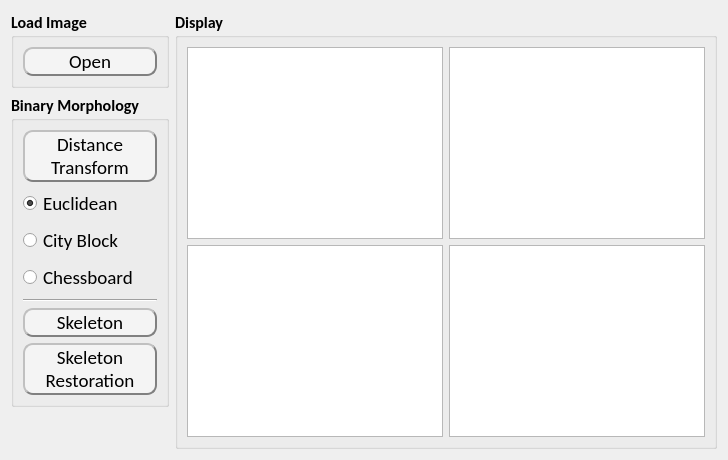
      <widget class="QWidget" name="Project_4">
       <attribute name="title">
        <string>Project 4</string>
       </attribute>
       <layout class="QHBoxLayout" name="horizontalLayout_12">
        <item>
         <layout class="QHBoxLayout" name="horizontalLayout_6" stretch="1,10">
          <item>
           <layout class="QVBoxLayout" name="verticalLayout_18" stretch="2,8,7">
            <item>
             <widget class="QGroupBox" name="LoadImageGroupBox_4">
              <property name="font">
               <font>
                <family>Calibri</family>
                <pointsize>12</pointsize>
                <weight>75</weight>
                <bold>true</bold>
               </font>
              </property>
              <property name="mouseTracking">
               <bool>false</bool>
              </property>
              <property name="styleSheet">
               <string notr="true">QFrame{
		backgroun-color: rgb(243, 243, 243);
}

QPushButton:hover{
		font-family: Calibri;
		font-size: 20px;
		font-style: bold;
		color: #1d649c;
}</string>
              </property>
              <property name="title">
               <string>Load Image</string>
              </property>
              <layout class="QVBoxLayout" name="verticalLayout_16">
               <item>
                <widget class="QPushButton" name="OpenButton_4">
                 <property name="sizePolicy">
                  <sizepolicy hsizetype="Minimum" vsizetype="Preferred">
                   <horstretch>0</horstretch>
                   <verstretch>0</verstretch>
                  </sizepolicy>
                 </property>
                 <property name="font">
                  <font>
                   <family>Calibri</family>
                   <pointsize>14</pointsize>
                   <weight>50</weight>
                   <bold>false</bold>
                  </font>
                 </property>
                 <property name="styleSheet">
                  <string notr="true">QPushButton{
		background-color: rgb(244, 244, 244);
    	border-radius: 10px;  
		border: 2px groove gray;
    	border-style: outset;
}

QPushButton:hover{
		border:2px solid #1d649c;
}</string>
                 </property>
                 <property name="text">
                  <string>Open</string>
                 </property>
                </widget>
               </item>
              </layout>
             </widget>
            </item>
            <item>
             <widget class="QGroupBox" name="BinaryMorphGroupBox_4">
              <property name="sizePolicy">
               <sizepolicy hsizetype="Preferred" vsizetype="Preferred">
                <horstretch>0</horstretch>
                <verstretch>0</verstretch>
               </sizepolicy>
              </property>
              <property name="font">
               <font>
                <family>Calibri</family>
                <pointsize>12</pointsize>
                <weight>75</weight>
                <bold>true</bold>
               </font>
              </property>
              <property name="mouseTracking">
               <bool>false</bool>
              </property>
              <property name="styleSheet">
               <string notr="true">QFrame{
		backgroun-color: rgb(243, 243, 243);
}

QPushButton:hover{
		font-family: &quot;Calibri&quot;;
		font-size: 24px;
		font-style: bold;
		color: #1d649c;
		border:1px solid #1d649c;
}</string>
              </property>
              <property name="title">
               <string>Binary Morphology</string>
              </property>
              <layout class="QVBoxLayout" name="verticalLayout_17" stretch="1,1,1,1,1,1,1">
               <item>
                <widget class="QPushButton" name="DistanceTransformButton">
                 <property name="sizePolicy">
                  <sizepolicy hsizetype="Minimum" vsizetype="Preferred">
                   <horstretch>0</horstretch>
                   <verstretch>0</verstretch>
                  </sizepolicy>
                 </property>
                 <property name="font">
                  <font>
                   <family>Calibri</family>
                   <pointsize>14</pointsize>
                   <weight>50</weight>
                   <bold>false</bold>
                  </font>
                 </property>
                 <property name="styleSheet">
                  <string notr="true">QPushButton{
		background-color: rgb(244, 244, 244);
    	border-radius: 10px;  
		border: 2px groove gray;
    	border-style: outset;
}

QPushButton:hover{
		border:2px solid #1d649c;
}</string>
                 </property>
                 <property name="text">
                  <string>Distance 
Transform</string>
                 </property>
                </widget>
               </item>
               <item>
                <widget class="QRadioButton" name="EuclideanButton">
                 <property name="enabled">
                  <bool>true</bool>
                 </property>
                 <property name="font">
                  <font>
                   <family>Calibri</family>
                   <pointsize>14</pointsize>
                   <weight>50</weight>
                   <bold>false</bold>
                  </font>
                 </property>
                 <property name="text">
                  <string>Euclidean</string>
                 </property>
                 <property name="checked">
                  <bool>true</bool>
                 </property>
                </widget>
               </item>
               <item>
                <widget class="QRadioButton" name="CityBlockButton">
                 <property name="enabled">
                  <bool>true</bool>
                 </property>
                 <property name="font">
                  <font>
                   <family>Calibri</family>
                   <pointsize>14</pointsize>
                   <weight>50</weight>
                   <bold>false</bold>
                  </font>
                 </property>
                 <property name="text">
                  <string>City Block</string>
                 </property>
                </widget>
               </item>
               <item>
                <widget class="QRadioButton" name="ChessboardButton">
                 <property name="enabled">
                  <bool>true</bool>
                 </property>
                 <property name="font">
                  <font>
                   <family>Calibri</family>
                   <pointsize>14</pointsize>
                   <weight>50</weight>
                   <bold>false</bold>
                  </font>
                 </property>
                 <property name="text">
                  <string>Chessboard</string>
                 </property>
                </widget>
               </item>
               <item>
                <widget class="Line" name="line">
                 <property name="orientation">
                  <enum>Qt::Horizontal</enum>
                 </property>
                </widget>
               </item>
               <item>
                <widget class="QPushButton" name="SkeletonButton">
                 <property name="sizePolicy">
                  <sizepolicy hsizetype="Minimum" vsizetype="Preferred">
                   <horstretch>0</horstretch>
                   <verstretch>0</verstretch>
                  </sizepolicy>
                 </property>
                 <property name="font">
                  <font>
                   <family>Calibri</family>
                   <pointsize>14</pointsize>
                   <weight>50</weight>
                   <bold>false</bold>
                  </font>
                 </property>
                 <property name="styleSheet">
                  <string notr="true">QPushButton{
		background-color: rgb(244, 244, 244);
    	border-radius: 10px;  
		border: 2px groove gray;
    	border-style: outset;
}

QPushButton:hover{
		border:2px solid #1d649c;
}</string>
                 </property>
                 <property name="text">
                  <string>Skeleton</string>
                 </property>
                </widget>
               </item>
               <item>
                <widget class="QPushButton" name="SkeletonRestorationButton">
                 <property name="sizePolicy">
                  <sizepolicy hsizetype="Minimum" vsizetype="Preferred">
                   <horstretch>0</horstretch>
                   <verstretch>0</verstretch>
                  </sizepolicy>
                 </property>
                 <property name="font">
                  <font>
                   <family>Calibri</family>
                   <pointsize>14</pointsize>
                   <weight>50</weight>
                   <bold>false</bold>
                  </font>
                 </property>
                 <property name="styleSheet">
                  <string notr="true">QPushButton{
		background-color: rgb(244, 244, 244);
    	border-radius: 10px;  
		border: 2px groove gray;
    	border-style: outset;
}

QPushButton:hover{
		border:2px solid #1d649c;
}</string>
                 </property>
                 <property name="text">
                  <string>Skeleton
Restoration</string>
                 </property>
                </widget>
               </item>
              </layout>
             </widget>
            </item>
            <item>
             <spacer name="verticalSpacer_4">
              <property name="orientation">
               <enum>Qt::Vertical</enum>
              </property>
              <property name="sizeHint" stdset="0">
               <size>
                <width>20</width>
                <height>40</height>
               </size>
              </property>
             </spacer>
            </item>
           </layout>
          </item>
          <item>
           <widget class="QGroupBox" name="DisplayGroupBox_4">
            <property name="sizePolicy">
             <sizepolicy hsizetype="Preferred" vsizetype="Preferred">
              <horstretch>0</horstretch>
              <verstretch>0</verstretch>
             </sizepolicy>
            </property>
            <property name="font">
             <font>
              <family>Calibri</family>
              <pointsize>12</pointsize>
              <weight>75</weight>
              <bold>true</bold>
             </font>
            </property>
            <property name="mouseTracking">
             <bool>false</bool>
            </property>
            <property name="styleSheet">
             <string notr="true">QFrame{
		backgroun-color: rgb(243, 243, 243);
}</string>
            </property>
            <property name="title">
             <string>Display</string>
            </property>
            <property name="flat">
             <bool>false</bool>
            </property>
            <layout class="QVBoxLayout" name="verticalLayout_10">
             <item>
              <layout class="QHBoxLayout" name="horizontalLayout_13">
               <property name="spacing">
                <number>6</number>
               </property>
               <property name="topMargin">
                <number>0</number>
               </property>
               <item>
                <widget class="ImageView" name="RawImageView_4">
                 <property name="sizePolicy">
                  <sizepolicy hsizetype="Preferred" vsizetype="Preferred">
                   <horstretch>0</horstretch>
                   <verstretch>0</verstretch>
                  </sizepolicy>
                 </property>
                </widget>
               </item>
               <item>
                <widget class="ImageView" name="GrayImageView_4">
                 <property name="sizePolicy">
                  <sizepolicy hsizetype="Preferred" vsizetype="Preferred">
                   <horstretch>0</horstretch>
                   <verstretch>0</verstretch>
                  </sizepolicy>
                 </property>
                </widget>
               </item>
              </layout>
             </item>
             <item>
              <layout class="QHBoxLayout" name="horizontalLayout_14">
               <item>
                <widget class="ImageView" name="BinaryImageView_4">
                 <property name="sizePolicy">
                  <sizepolicy hsizetype="Preferred" vsizetype="Preferred">
                   <horstretch>0</horstretch>
                   <verstretch>0</verstretch>
                  </sizepolicy>
                 </property>
                </widget>
               </item>
               <item>
                <widget class="ImageView" name="MorphImageView_4">
                 <property name="sizePolicy">
                  <sizepolicy hsizetype="Preferred" vsizetype="Preferred">
                   <horstretch>0</horstretch>
                   <verstretch>0</verstretch>
                  </sizepolicy>
                 </property>
                </widget>
               </item>
              </layout>
             </item>
            </layout>
           </widget>
          </item>
         </layout>
        </item>
       </layout>
      </widget>
